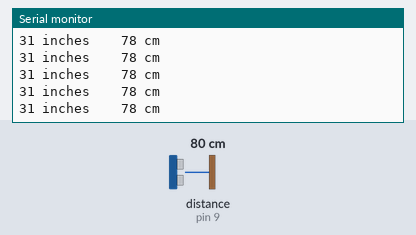
The sketch below on a simulated Arduino Uno, built with avr-gcc and run on an emulated ATmega328P. Parts: the last lines printed to the serial monitor. Wiring (inferred from the names in the program): range finder with pulse-width output: data pin 9. The test bench sets the inputs (shaded band); at power-on: distance to the obstacle (sensor on pin 9) 80 cm. The echo pulse lasts 58.3 µs per cm.

Above: at 1.2 s.
1.3 s: distance to the obstacle (sensor on pin 9) set to 2 cm
At 1.39 s:
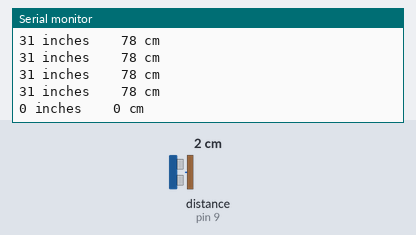
2.8 s: distance to the obstacle (sensor on pin 9) set to 4 cm
At 2.81 s:
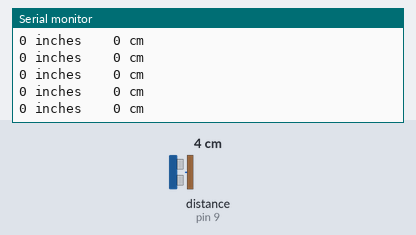
Timing chart, 0 to 5.8 s (numbered marks = the images above; inputs shaded):
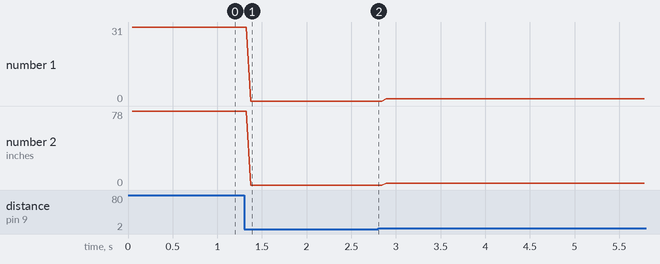

The sketch:

Project38.pde
```cpp
// Project 38
#define sensorPin 9

long pwmRange, inch, cm;

void setup() {
  // Start serial communications
  Serial.begin(115200);
  pinMode(sensorPin, INPUT);
}

void loop() {
pwmRange = pulseIn(sensorPin, HIGH);

  // 147uS per inch according to datasheet
  inch = pwmRange / 147;
  // convert inch to cm
  cm = inch * 2.54;

  Serial.print(inch);
  Serial.print(" inches    ");
  Serial.print(cm);
  Serial.println(" cm");
}
```

Measured:
- after the input at 1.3 s, the serial monitor: prints a new line after 0.07 s (image 1)
- plotted number 1: 31 → 0 after the input at 1.3 s, 0 → 1 after the input at 2.8 s
- plotted number 2: 78 → 0 after the input at 1.3 s, 0 → 2 after the input at 2.8 s
